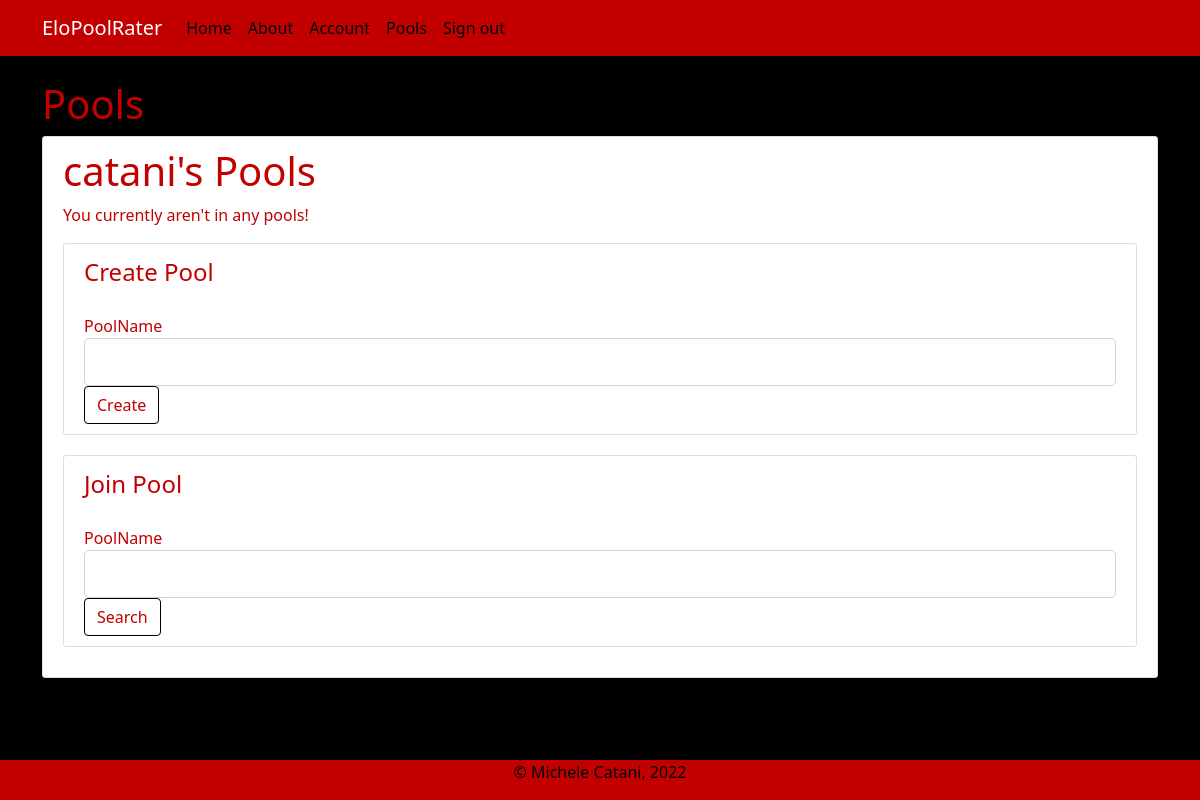
Before: /pools (signed in) with the older database file.
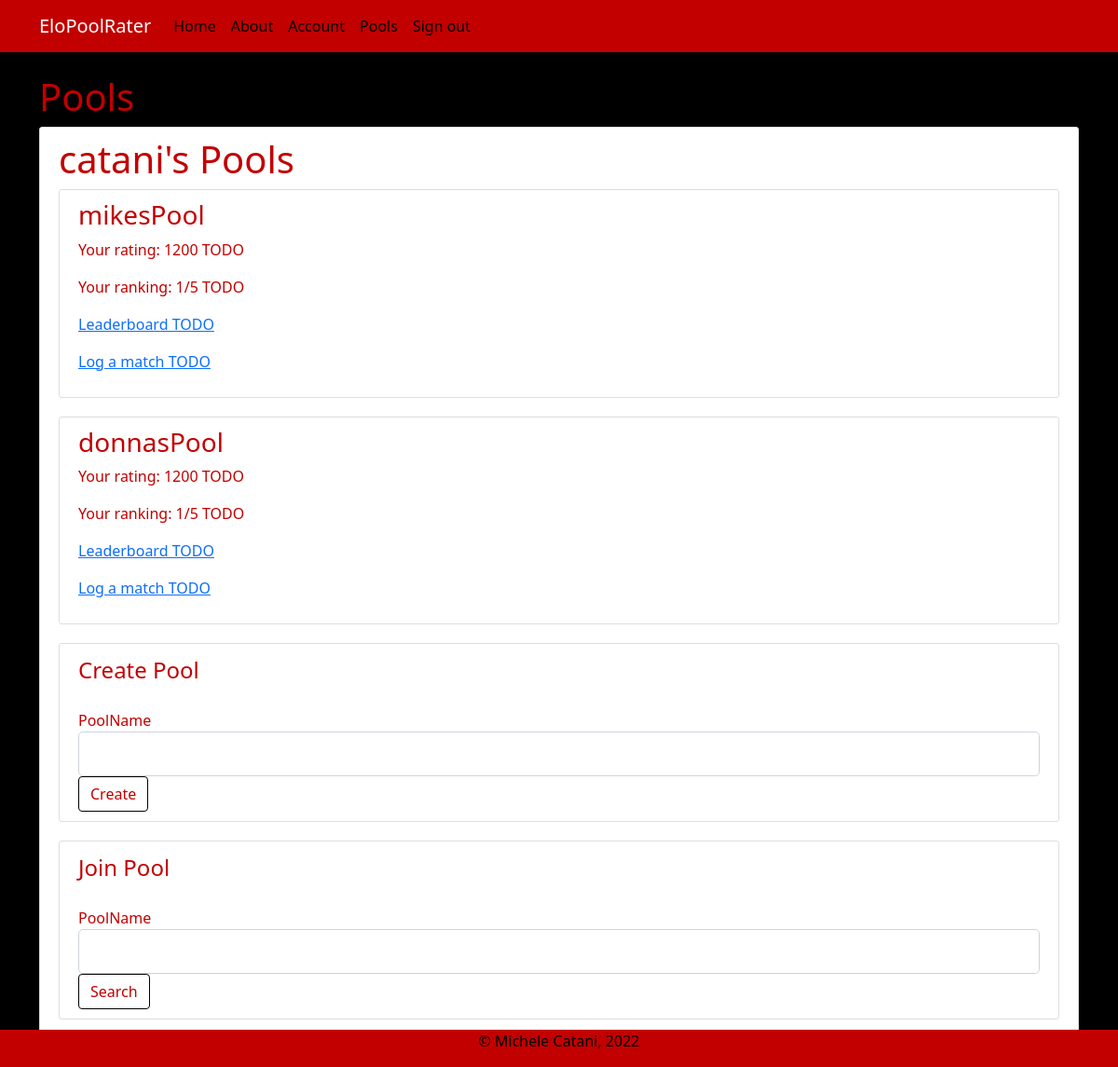
After: the same page with the newer database file.
### rankTheBoysApp/models.py (models this page shows, shortened)
class User(db.Model, UserMixin):
    __tablename__ = 'users'
    id = db.Column(db.Integer, primary_key=True)
    username = db.Column(db.String(20), unique=True, nullable=False)
    email = db.Column(db.String(120), unique=True, nullable=False)
    image_file = db.Column(db.String(20), nullable=False, default='default.jpg')
    password = db.Column(db.String(60), nullable=False)
    pools = db.relationship('Pool', secondary='userpools')

class Pool(db.Model):
    __tablename__ = 'pools'
    id = db.Column(db.Integer, primary_key=True)
    name = db.Column(db.String(20), nullable=False)
    users = db.relationship('User', secondary='userpools')

### rankTheBoysApp/pools/routes.py (the view, shortened to what this page needs)
@thePools.route("/pools", methods=['GET', 'POST'])
@login_required
def pools():
    form = CreatePoolForm()
    form1 = JoinPoolForm()
    if form1.validate_on_submit():
        pool = Pool.query.filter_by(name=form1.poolname.data).first()
        current_user.pools.append(pool)
        db.session.commit()
        flash('You have joined the pool!')
        return redirect(url_for('pools.pools'))
    return render_template('pools.html', title='Pools', form=form, form1=form1)

### rankTheBoysApp/pools/forms.py (shortened to what this page needs)
class CreatePoolForm(FlaskForm):
    poolname = StringField('PoolName', validators=[DataRequired(), Length(min=2, max=20)])
    submit = SubmitField('Create')

class JoinPoolForm(FlaskForm):
    poolname = StringField('PoolName', validators=[DataRequired(), Length(min=2, max=20)])
    search = SubmitField('Search')

### rankTheBoysApp/models.py (called while the page is built)
@login_manager.user_loader
def load_user(user_id):
    return User.query.get(int(user_id))

### rankTheBoysApp/templates/pools.html (shortened to what this page needs)
{% extends "layout.html" %}
{%block content%}
    <h1>Pools</h1>
    <div class="content-section">
        <div class="media-body">
            <h2 class="account-heading"> {{ current_user.username }}'s Pools </h>
        </div>
        <div>
            {% if current_user.pools %}
                {% for pool in current_user.pools %}
                <div class="media content-section">
                    <h3>{{ pool.name }}</h3>
                    <p>Your rating: 1200 TODO</p>
                    <p>Your ranking: 1/5 TODO</p>
                    <p><a class="mr-2" href="{{ url_for('pools.leaderboard', poolname=pool.name)}}">Leaderboard TODO</a></p>
                    <p><a class="mr-2" href="{{ url_for('pools.log_match')}}">Log a match TODO</a></p>
                </div>
                {% endfor %}
            {% else %}
                <p>You currently aren't in any pools!</p>
            {% endif %}
        </div>
        <div class="media content-section">
            <form method="POST" action = "">
                <fieldset class="form_group">
                    <legend class="border_bottom mb-4"> Create Pool</legend>
                    <div class = "form-group">
                        {{  form.poolname.label(class="form=control-label") }}
                        {% if form.poolname.errors %}
                            {{form.poolname(class="form-control form-control-lg is-invalid")}}
                            <div class="invalid-feedback">
                                {% for error in form.poolname.errors %}
                                    <span>
                                        {{ error }}
                                    </span>
                                {% endfor %}
                                </div>
                        {% else %}
                        {{  form.poolname(class="form-control form-control-lg") }}
                        {%endif%}
                    </div>
                </fieldset>
                <div class="form-group">
                    {{ form.submit(class="btn btn-outline-info") }}
                </div>
            </form>
        </div>
        <div class="media content-section">
            <form method="POST" action = "">
                <fieldset class="form_group">
                    <legend class="border_bottom mb-4"> Join Pool</legend>
                    <div class = "form-group">
                        {{  form1.poolname.label(class="form=control-label") }}
                        {% if form1.poolname.errors %}
                            {{form1.poolname(class="form-control form-control-lg is-invalid")}}
                            <div class="invalid-feedback">
                                {% for error in form1.poolname.errors %}
                                    <span>
                                        {{ error }}
                                    </span>
                                {% endfor %}
                                </div>
                        {% else %}
                        {{  form1.poolname(class="form-control form-control-lg") }}
                        {%endif%}
                    </div>
                </fieldset>
                <div class="form-group">
                    {{ form1.search(class="btn btn-outline-info") }}
                </div>
            </form>
        </div>
    </div>
{% endblock %}

### rankTheBoysApp/templates/layout.html (shortened to what this page needs)
<!DOCTYPE html>
<html>
<head>
    <link href="https://cdn.jsdelivr.net/npm/bootstrap@5.1.3/dist/css/bootstrap.min.css" rel="stylesheet">
    <link rel="stylesheet" type ="text/css" href="{{url_for('static', filename='main.css')}}">
</head>
<body>
    <header class="site-header">
        <nav class="navbar navbar-expand-md navbar-dark bg-steel fixed-top">
          <div class="container">
            <a class="navbar-brand" href="/"> EloPoolRater </a>
            <div class="collapse navbar-collapse" id="navbarToggle">
              <div class="navbar-nav mr-auto">
                <a class="nav-item nav-link" href="/">Home</a>
                <a class="nav-item nav-link" href="/about">About</a>
              </div>
              <div class="navbar-nav">
                {% if current_user.is_authenticated %}
                  <a class="nav-item nav-link" href="/account">Account</a>
                  <a class="nav-item nav-link" href="/pools">Pools</a>
                  <a class="nav-item nav-link" href="/logout">Sign out</a>
                {% else %}
                  <a class="nav-item nav-link" href="/login">Login</a>
                  <a class="nav-item nav-link" href="/register">Register</a>
                {% endif %}
              </div>
            </div>
          </div>
        </nav>
      </header>
      <main role="main" class="container">
        <div class="row">
          <div class="col-md-12">
            {% block content %}{% endblock %}
          </div>
        </div>
      </main>
      <div class="footer">
        <p> &copy Michele Catani, 2022 </p>
      </div>
</body>
</html>

### rankTheBoysApp/static/main.css (style rules this page uses)
body { background: #000000; color: #c20000; margin-top: 5rem; }
h1, h2, h3, h4, h5, h6 { color: #c20000; }
.bg-steel { background-color: #c20000; }
.btn { border-color: #000000; color: #c20000 }
.site-header .navbar-nav .nav-link { color: #000000; }
.navbar-brand { color: #000000; }
.content-section { background: #ffffff; padding: 10px 20px; border: 1px solid #dddddd; border-radius: 3px; margin-bottom: 20px; }
.account-heading { font-size: 2.5rem; }
.footer { position: fixed; left:0; bottom:0; width: 100%; background-color:#c20000; color: #000000; text-align: center; }

Changed rows visible on the page:
added Pool: name "mikesPool"
added Pool: name "donnasPool"
Other visible differences:
text no longer shown: "You currently aren't in any pools!"
